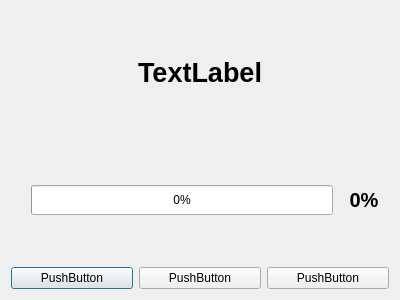
<?xml version="1.0" encoding="UTF-8"?>
<ui version="4.0">
 <class>TcpServer</class>
 <widget class="QDialog" name="TcpServer">
  <property name="geometry">
   <rect>
    <x>0</x>
    <y>0</y>
    <width>400</width>
    <height>300</height>
   </rect>
  </property>
  <property name="windowTitle">
   <string>Dialog</string>
  </property>
  <layout class="QVBoxLayout" name="verticalLayout">
   <item>
    <widget class="QLabel" name="label">
     <property name="font">
      <font>
       <pointsize>20</pointsize>
       <weight>75</weight>
       <bold>true</bold>
      </font>
     </property>
     <property name="layoutDirection">
      <enum>Qt::LeftToRight</enum>
     </property>
     <property name="text">
      <string>TextLabel</string>
     </property>
     <property name="alignment">
      <set>Qt::AlignCenter</set>
     </property>
    </widget>
   </item>
   <item>
    <layout class="QHBoxLayout" name="horizontalLayout_2">
     <item>
      <spacer name="horizontalSpacer">
       <property name="orientation">
        <enum>Qt::Horizontal</enum>
       </property>
       <property name="sizeType">
        <enum>QSizePolicy::Maximum</enum>
       </property>
       <property name="sizeHint" stdset="0">
        <size>
         <width>20</width>
         <height>20</height>
        </size>
       </property>
      </spacer>
     </item>
     <item>
      <widget class="QProgressBar" name="progressBar">
       <property name="sizePolicy">
        <sizepolicy hsizetype="Expanding" vsizetype="Maximum">
         <horstretch>0</horstretch>
         <verstretch>0</verstretch>
        </sizepolicy>
       </property>
       <property name="minimumSize">
        <size>
         <width>0</width>
         <height>30</height>
        </size>
       </property>
       <property name="value">
        <number>0</number>
       </property>
       <property name="alignment">
        <set>Qt::AlignCenter</set>
       </property>
      </widget>
     </item>
     <item>
      <widget class="QLabel" name="label_2">
       <property name="sizePolicy">
        <sizepolicy hsizetype="Preferred" vsizetype="Preferred">
         <horstretch>0</horstretch>
         <verstretch>0</verstretch>
        </sizepolicy>
       </property>
       <property name="minimumSize">
        <size>
         <width>50</width>
         <height>0</height>
        </size>
       </property>
       <property name="font">
        <font>
         <pointsize>15</pointsize>
         <weight>75</weight>
         <bold>true</bold>
        </font>
       </property>
       <property name="text">
        <string>0%</string>
       </property>
       <property name="alignment">
        <set>Qt::AlignCenter</set>
       </property>
      </widget>
     </item>
    </layout>
   </item>
   <item>
    <layout class="QHBoxLayout" name="horizontalLayout">
     <item>
      <widget class="QPushButton" name="pushButton">
       <property name="text">
        <string>PushButton</string>
       </property>
      </widget>
     </item>
     <item>
      <widget class="QPushButton" name="pushButton_2">
       <property name="text">
        <string>PushButton</string>
       </property>
      </widget>
     </item>
     <item>
      <widget class="QPushButton" name="pushButton_3">
       <property name="text">
        <string>PushButton</string>
       </property>
      </widget>
     </item>
    </layout>
   </item>
  </layout>
 </widget>
 <resources/>
 <connections/>
</ui>
